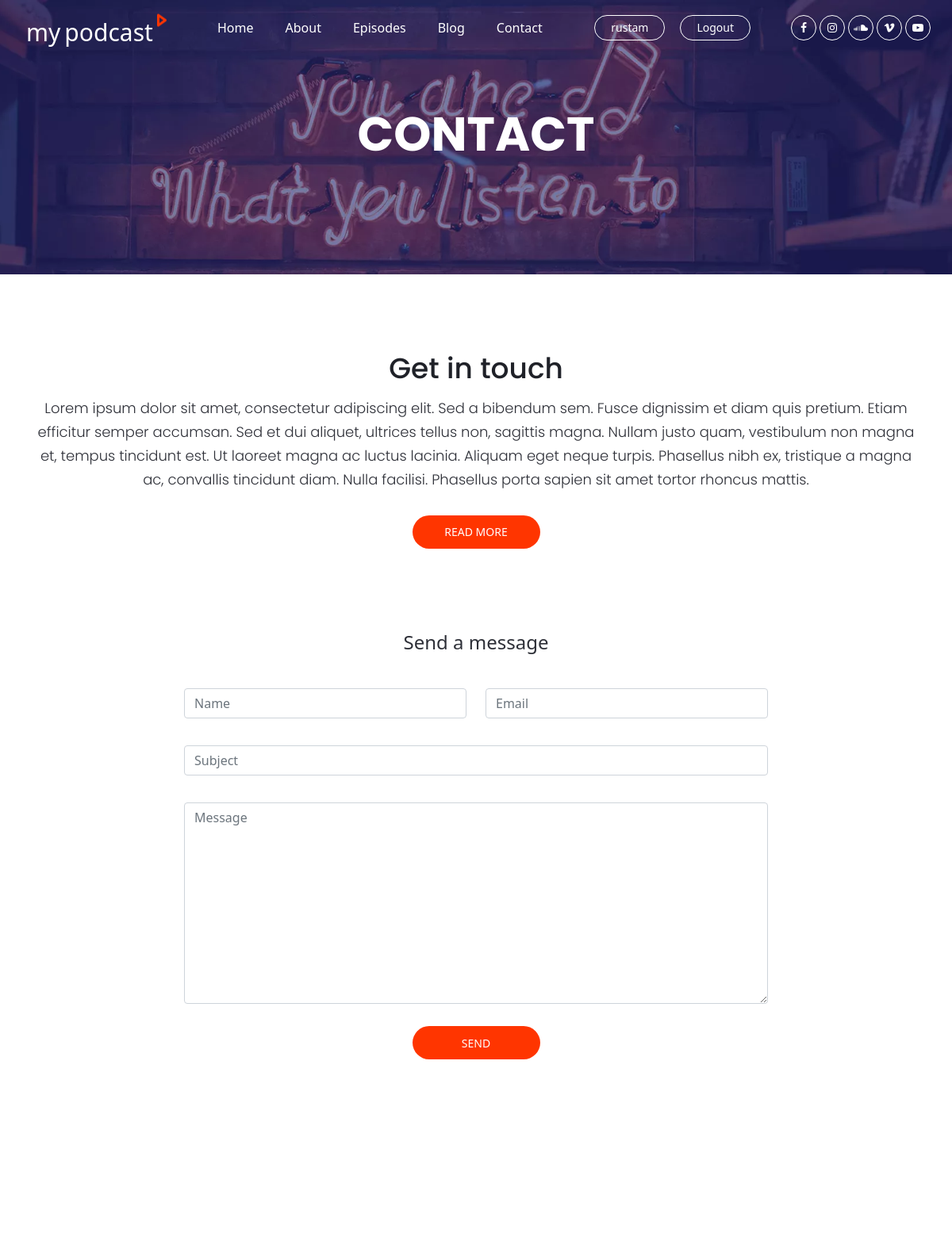
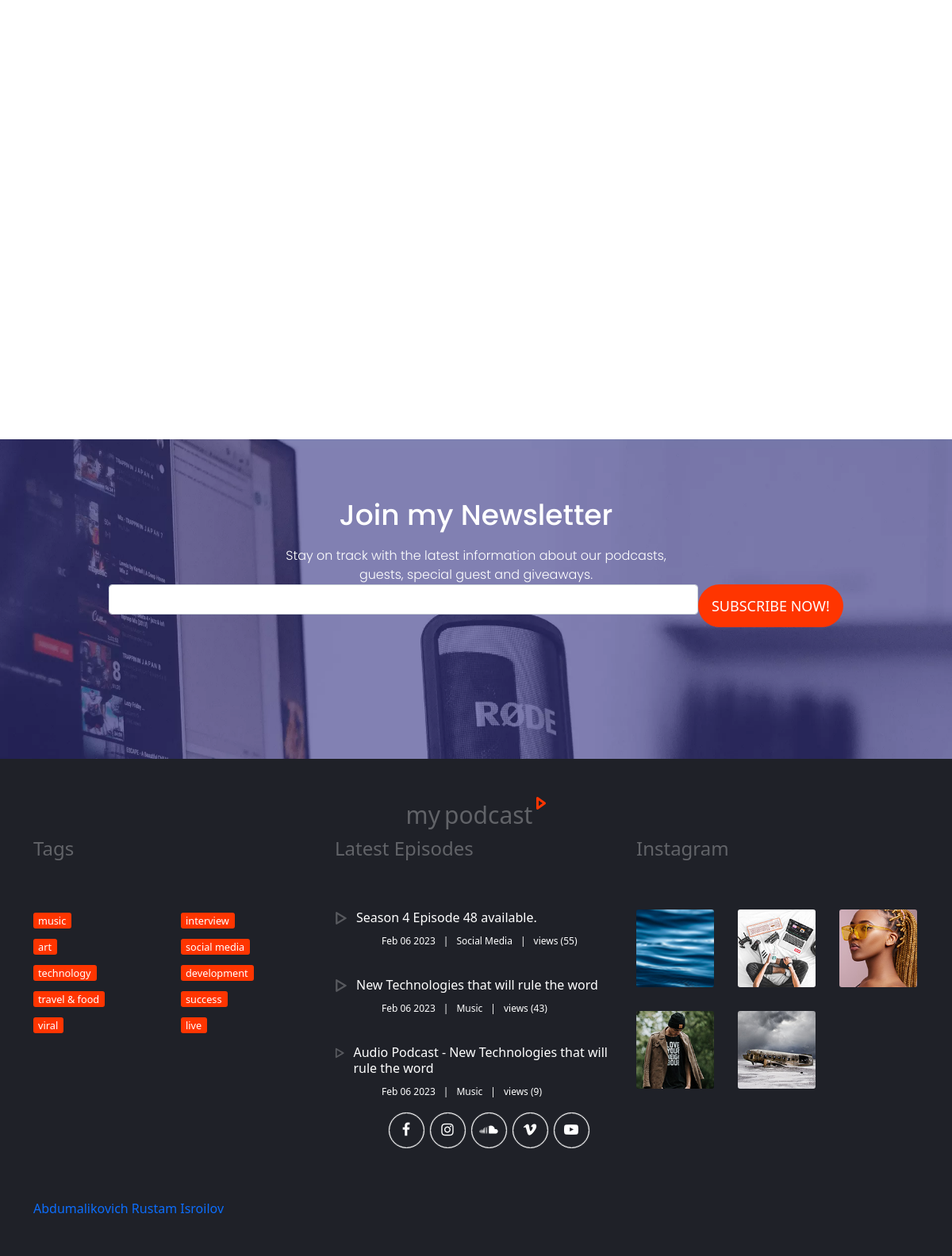
Page /contact/ (signed in) on the committed database (2 pictures, top to bottom).
### blog/models.py (models this page shows, shortened)
class Tag(models.Model):
    title = models.CharField(max_length=202)

class Article(models.Model):
    author = models.ForeignKey(Profile, on_delete=models.CASCADE)
    category = models.ForeignKey(Category, on_delete=models.CASCADE, related_name='categorys')
    Season = models.ForeignKey(Season, on_delete=models.CASCADE, related_name='seasons')
    title = models.CharField(max_length=202)
    image = models.ImageField()
    audio = models.FileField()
    description = models.TextField()
    tags = models.ManyToManyField(Tag, related_name='tags')
    views = models.IntegerField(default=0)
    created_at = models.DateTimeField(auto_now_add=True)

class Category(models.Model):
    title = models.CharField(max_length=202)
    image = models.ImageField(null=True, blank=True)
    def __str__(self):
        return self.title

### contact/views.py (the view)
# urls.py: path('', contact_view, name='contact')
def contact_view(request):
    form = ContactForm(request.POST or None)
    if form.is_valid():
        form.save()
        return redirect(".")
    forms = SubscribeForm(request.POST or None)
    if forms.is_valid():
        forms.save()
        return redirect(".")
    obj = Article.objects.order_by('-id')[:3]
    category = Category.objects.all()
    tags = Tag.objects.all()
    ctx = {
        'form': form,
        'forms': forms,
        'objs': obj,
        'categorys': category,
        'tags': tags
    }
    return render(request, 'mypodcast/contact.html', ctx)

### contact/forms.py
class ContactForm(forms.ModelForm):
    class Meta:
        model = Contact
        fields = '__all__'
    def __init__(self, *args, **kwargs):
        super(ContactForm, self).__init__(*args, **kwargs)
        for field_name, field in self.fields.items():
            field.widget.attrs['class'] = 'form-control'
            field.widget.attrs['placeholder'] = field_name

class SubscribeForm(forms.ModelForm):
    class Meta:
        model = Subscribe
        fields = '__all__'
    def __init__(self, *args, **kwargs):
        super(SubscribeForm, self).__init__(*args, **kwargs)
        for field_name, field in self.fields.items():
            field.widget.attrs['class'] = 'form-control'

### templates/mypodcast/contact.html (shortened to what this page needs)
<!DOCTYPE html>
{% load static %}
<html lang="en">
<head>
    <link rel="stylesheet" type="text/css" href="{% static 'styles/bootstrap-4.1.2/bootstrap.min.css' %}">
    <link href="{% static 'plugins/font-awesome-4.7.0/css/font-awesome.min.css' %}" rel="stylesheet" type="text/css">
    <link href="{% static 'plugins/colorbox/colorbox.css' %}" rel="stylesheet" type="text/css">
    <link rel="stylesheet" type="text/css" href="{% static 'styles/contact.css' %}">
    <link rel="stylesheet" type="text/css" href="{% static 'styles/contact_responsive.css' %}">
</head>
<body>
<div class="super_container">
    {% include 'header.html' %}
    <div class="home">
        <div class="parallax_background parallax-window" data-parallax="scroll" data-image-src="{% static 'images/contact.jpg.webp' %}"
             data-speed="0.8"></div>
        <div class="home_container d-flex flex-column align-items-center justify-content-center">
            <div class="home_content">
                <div class="home_title"><h1>contact</h1></div>
            </div>
        </div>
    </div>
    <div class="contact">
        <div class="container">
            <div class="row">
                <div class="col">
                    <div class="intro">
                        <div class="section_title text-center"><h1>Get in touch</h1></div>
                        <div class="intro_text text-center">
                            <p>Lorem ipsum dolor sit amet, consectetur adipiscing elit. Sed a bibendum sem. Fusce
                                dignissim et diam quis pretium.
                                Etiam efficitur semper accumsan. Sed et dui aliquet, ultrices tellus non, sagittis
                                magna. Nullam justo quam, vestibulum non magna et, tempus tincidunt est. Ut laoreet
                                magna ac luctus lacinia. Aliquam eget neque turpis. Phasellus nibh ex, tristique a magna
                                ac, convallis tincidunt diam. Nulla facilisi. Phasellus porta sapien sit amet tortor
                                rhoncus mattis.</p>
                        </div>
                        <div class="button_fill intro_button text-center ml-auto mr-auto"><a href="#">read more</a>
                        </div>
                    </div>
                    <div class="contact_form_container">
                        <div class="contact_form_title text-center">Send a message</div>
                        <div class="row">
                            <div class="col-lg-8 offset-lg-2">
                                <form method="post" action="#" id="contact_form" class="contact_form">
                                    <div class="row">
                                        <div class="col-md-6 contact_col">
                                            {{ form.Name }}
                                        </div>
                                        <div class="col-md-6">
                                           {{ form.Email }}
                                        </div>
                                    </div>
                                    <div>{{ form.Subject }}</div>
                                    <div>{{ form.Message }}</div>
                                    <button class="contact_button button_fill ml-auto mr-auto">send</button>
                                </form>
                            </div>
                        </div>
                    </div>
                    <div class="google_map_container">
                        <div class="map">
                            <div id="google_map" class="google_map">
                                <div class="map_container">
                                    <div id="map"></div>
                                </div>
                            </div>
                        </div>
                    </div>
                </div>
            </div>
        </div>
    </div>
    <div class="newsletter">
        <div class="parallax_background parallax-window" data-parallax="scroll" data-image-src="{% static 'images/newsletter.jpg.webp' %}"
             data-speed="0.8"></div>
        <div class="container">
            <div class="row">
                <div class="col">
                    <div class="section_title light text-center"><h1>Join my Newsletter</h1></div>
                    <div class="newsletter_text text-center">
                        <p>Stay on track with the latest information about our podcasts, guests, special guest and
                            giveaways.</p>
                    </div>
                </div>
            </div>
            <div class="row newsletter_row">
                <div class="col-lg-10 offset-lg-1">
                    <div class="newsletter_form_container">
                        <form method="post" action="#"
                              class="newsletter_form d-flex flex-md-row flex-column align-items-md-start align-items-center justify-content-md-between justify-content-start"
                              id="newsletter_form">
                            {{ forms.email }}
                            <button class="newsletter_button button_fill">subscribe now!</button>
                        </form>
                    </div>
                </div>
            </div>
        </div>
    </div>
    {% include 'footer.html' %}
</div>
</body>
</html>

### templates/header.html (shortened to what this page needs)
{% load static %}
<link href="https://cdn.jsdelivr.net/npm/bootstrap@5.0.2/dist/css/bootstrap.min.css" rel="stylesheet"
>
<header class="header trans_400">
    <div class="logo">
        <a href="#"><span>my</span>podcast<img src="{% static 'images/play.png' %}" alt=""></a>
    </div>
    <div class="container">
        <div class="row">
            <div class="col">
                <div class="header_content d-flex flex-row align-items-center justify-content-start trans_400">
                    <nav class="main_nav">
                        <ul class="d-flex flex-row align-items-start justify-content-start">
                            <li><a href="{% url 'home' %}">Home</a></li>
                            <li><a href="{% url 'about' %}">About</a></li>
                            <li><a href="{% url 'episode' %}">Episodes</a></li>
                            <li><a href="{% url 'blog' %}">Blog</a></li>
                            <li><a href="{% url 'contact' %}">Contact</a></li>
                        </ul>
                    </nav>
                </div>
            </div>
        </div>
    </div>
    <div class="header_right d-flex flex-row align-items-start justify-content-start">
        {% if request.user.is_authenticated %}
            <div class="submit"><a href="#">{{ request.user.username }}</a></div>
            <div class="submit"><a href="{% url 'logout' %}">Logout</a></div>
        {% else %}
            <div class="submit"><a href="{% url 'login' %}">Login</a></div>
        {% endif %}
        <div class="social">
            <ul class="d-flex flex-row align-items-start justify-content-start">
                <li><a href="#"><i class="fa fa-facebook" aria-hidden="true"></i></a></li>
                <li><a href="#"><i class="fa fa-instagram" aria-hidden="true"></i></a></li>
                <li><a href="#"><i class="fa fa-soundcloud" aria-hidden="true"></i></a></li>
                <li><a href="#"><i class="fa fa-vimeo" aria-hidden="true"></i></a></li>
                <li><a href="#"><i class="fa fa-youtube-play" aria-hidden="true"></i></a></li>
            </ul>
        </div>
    </div>
</header>

### templates/footer.html (shortened to what this page needs)
{% load static %}
     <footer class="footer">
        <div class="container">
            <div class="row footer_logo_row">
                <div class="col d-flex flex-row align-items-center justify-content-center">
                    <div class="logo">
                        <a href="#"><span>my</span>podcast<img src="{% static 'images/play.png' %}" alt=""></a>
                    </div>
                </div>
            </div>
            <div class="row footer_content_row">
                <div class="col-lg-4">
                    <div class="footer_title">Tags</div>
                    <div class="footer_list">
                        {% for tag in tags %}
                        <div>
                            <div><a href="{% url 'episode' %}?tag={{ tag.title }}">{{ tag.title }}</a></div>
                        </div>
                        {% endfor %}
                    </div>
                </div>
                <div class="col-lg-4">
                    <div class="footer_title">Latest Episodes</div>
                    <div class="latest_container">
                        {% for obj in objs %}
                        <div class="latest">
                            <div class="latest_title_container d-flex flex-row align-items-start justify-content-start">
                                <a href="{% url 'post_views_up' obj.pk %}">
                                    <div class="d-flex flex-row align-items-start justify-content-start">
                                        <div class="latest_play">
                                        </div>
                                        <div class="latest_title_content">
                                            <div class="latest_title">{{ obj.title }}</div>
                                        </div>
                                    </div>
                                </a>
                            </div>
                            <div class="latest_episode_info">
                                <ul class="d-flex flex-row align-items-start justify-content-start">
                                    <li><a href="#">{{ obj.created_at|date:'M d Y'}}</a></li>
                                    <li><a href="#">{{ obj.category }}</a></li>
                                    <li><a href="#">views ({{ obj.views }})</a></li>
                                </ul>
                            </div>
                        </div>
                        {% endfor %}
                    </div>
                </div>
                <div class="col-lg-4">
                    <div class="footer_title">Instagram</div>
                    <div class="gallery d-flex flex-row align-items-start justify-content-start flex-wrap">
                        <div class="gallery_item">
                            <a class="colorbox" href="{% static 'images/gallery_1_large.jpg' %}"><img src="{% static 'images/gallery_1.jpg' %}"
                                                                                       alt=""></a>
                        </div>
                        <div class="gallery_item">
                            <a class="colorbox" href="{% static 'images/gallery_2_large.jpg' %}"><img src="{% static 'images/gallery_2.jpg' %}"
                                                                                       alt=""></a>
                        </div>
                        <div class="gallery_item">
                            <a class="colorbox" href="{% static 'images/gallery_3_large.jpg' %}"><img src="{% static 'images/gallery_3.jpg' %}"
                                                                                       alt=""></a>
                        </div>
                        <div class="gallery_item">
                            <a class="colorbox" href="{% static 'images/gallery_4_large.jpg' %}"><img src="{% static 'images/gallery_4.jpg' %}"
                                                                                       alt=""></a>
                        </div>
                        <div class="gallery_item">
                            <a class="colorbox" href="{% static 'images/gallery_5_large.jpg' %}"><img src="{% static 'images/gallery_5.jpg' %}"
                                                                                       alt=""></a>
                        </div>
                    </div>
                </div>
            </div>
            <div class="row footer_social_row">
                <div class="col">
                    <div class="footer_social">
                        <ul class="d-flex flex-row align-items-center justify-content-center">
                            <li><a href="#"><i class="fa fa-facebook" aria-hidden="true"></i></a></li>
                            <li><a href="#"><i class="fa fa-instagram" aria-hidden="true"></i></a></li>
                            <li><a href="#"><i class="fa fa-soundcloud" aria-hidden="true"></i></a></li>
                            <li><a href="#"><i class="fa fa-vimeo" aria-hidden="true"></i></a></li>
                            <li><a href="#"><i class="fa fa-youtube-play" aria-hidden="true"></i></a></li>
                        </ul>
                    </div>
                </div>
            </div>
            <a href="https://abdumalikovich.uz/cgi-sys/suspendedpage.cgi">Abdumalikovich Rustam Isroilov</a>
        </div>
    </footer>

### static/styles/contact_responsive.css (style rules this page uses)
@media only screen and (max-width: 1600px) { .header_content { padding-left: 200px; } }

### rows in the picture
Tag: title "music"
Tag: title "art"
Tag: title "technology"
Tag: title "travel & food"
Tag: title "viral"
Tag: title "interview"
Tag: title "social media"
Tag: title "development"
Tag: title "success"
Tag: title "live"
Article: title "Season 4 Episode 48 available.", created_at "Feb 06 2023", category "Social Media", views "55"
Article: title "New Technologies that will rule the word", created_at "Feb 06 2023", category "Music", views "43"
Article: title "Audio Podcast - New Technologies that will rule the word", created_at "Feb 06 2023", category "Music", views "9"

### other values in the picture
{{ request.user.username }} "rustam"
